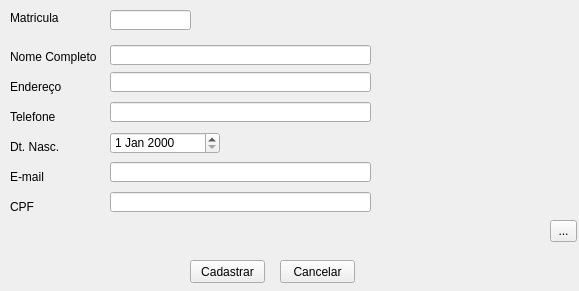
<?xml version="1.0" encoding="UTF-8"?>
<ui version="4.0">
 <class>addprofessor</class>
 <widget class="QWidget" name="addprofessor">
  <property name="geometry">
   <rect>
    <x>0</x>
    <y>0</y>
    <width>579</width>
    <height>291</height>
   </rect>
  </property>
  <property name="windowTitle">
   <string>Form</string>
  </property>
  <widget class="QLabel" name="image_label">
   <property name="geometry">
    <rect>
     <x>380</x>
     <y>46</y>
     <width>191</width>
     <height>161</height>
    </rect>
   </property>
   <property name="text">
    <string/>
   </property>
  </widget>
  <widget class="QLineEdit" name="lineEdit_2">
   <property name="geometry">
    <rect>
     <x>110</x>
     <y>72</y>
     <width>261</width>
     <height>20</height>
    </rect>
   </property>
  </widget>
  <widget class="QLineEdit" name="lineEdit_3">
   <property name="geometry">
    <rect>
     <x>110</x>
     <y>102</y>
     <width>261</width>
     <height>20</height>
    </rect>
   </property>
  </widget>
  <widget class="QDateEdit" name="dateEdit">
   <property name="geometry">
    <rect>
     <x>110</x>
     <y>132</y>
     <width>110</width>
     <height>22</height>
    </rect>
   </property>
  </widget>
  <widget class="QLineEdit" name="lineEdit_7">
   <property name="geometry">
    <rect>
     <x>110</x>
     <y>10</y>
     <width>81</width>
     <height>20</height>
    </rect>
   </property>
  </widget>
  <widget class="QLabel" name="label_5">
   <property name="geometry">
    <rect>
     <x>10</x>
     <y>169</y>
     <width>51</width>
     <height>16</height>
    </rect>
   </property>
   <property name="text">
    <string>E-mail</string>
   </property>
  </widget>
  <widget class="QLabel" name="label_7">
   <property name="geometry">
    <rect>
     <x>10</x>
     <y>10</y>
     <width>91</width>
     <height>16</height>
    </rect>
   </property>
   <property name="text">
    <string>Matricula</string>
   </property>
  </widget>
  <widget class="QToolButton" name="toolButton">
   <property name="geometry">
    <rect>
     <x>550</x>
     <y>220</y>
     <width>27</width>
     <height>22</height>
    </rect>
   </property>
   <property name="text">
    <string>...</string>
   </property>
  </widget>
  <widget class="QLineEdit" name="lineEdit_5">
   <property name="geometry">
    <rect>
     <x>110</x>
     <y>162</y>
     <width>261</width>
     <height>20</height>
    </rect>
   </property>
  </widget>
  <widget class="QPushButton" name="pushButton_2">
   <property name="geometry">
    <rect>
     <x>190</x>
     <y>260</y>
     <width>75</width>
     <height>23</height>
    </rect>
   </property>
   <property name="text">
    <string>Cadastrar</string>
   </property>
  </widget>
  <widget class="QLineEdit" name="lineEdit">
   <property name="geometry">
    <rect>
     <x>110</x>
     <y>45</y>
     <width>261</width>
     <height>20</height>
    </rect>
   </property>
  </widget>
  <widget class="QLabel" name="label_3">
   <property name="geometry">
    <rect>
     <x>10</x>
     <y>109</y>
     <width>51</width>
     <height>16</height>
    </rect>
   </property>
   <property name="text">
    <string>Telefone</string>
   </property>
  </widget>
  <widget class="QLabel" name="label">
   <property name="geometry">
    <rect>
     <x>10</x>
     <y>49</y>
     <width>91</width>
     <height>16</height>
    </rect>
   </property>
   <property name="text">
    <string>Nome Completo</string>
   </property>
  </widget>
  <widget class="QLabel" name="label_6">
   <property name="geometry">
    <rect>
     <x>10</x>
     <y>199</y>
     <width>51</width>
     <height>16</height>
    </rect>
   </property>
   <property name="text">
    <string>CPF</string>
   </property>
  </widget>
  <widget class="QLabel" name="label_4">
   <property name="geometry">
    <rect>
     <x>10</x>
     <y>139</y>
     <width>51</width>
     <height>16</height>
    </rect>
   </property>
   <property name="text">
    <string>Dt. Nasc.</string>
   </property>
  </widget>
  <widget class="QLineEdit" name="lineEdit_6">
   <property name="geometry">
    <rect>
     <x>110</x>
     <y>192</y>
     <width>261</width>
     <height>20</height>
    </rect>
   </property>
  </widget>
  <widget class="QLabel" name="label_2">
   <property name="geometry">
    <rect>
     <x>10</x>
     <y>79</y>
     <width>61</width>
     <height>16</height>
    </rect>
   </property>
   <property name="text">
    <string>Endereço</string>
   </property>
  </widget>
  <widget class="QPushButton" name="pushButton">
   <property name="geometry">
    <rect>
     <x>280</x>
     <y>260</y>
     <width>75</width>
     <height>23</height>
    </rect>
   </property>
   <property name="text">
    <string>Cancelar</string>
   </property>
  </widget>
 </widget>
 <resources/>
 <connections/>
</ui>
